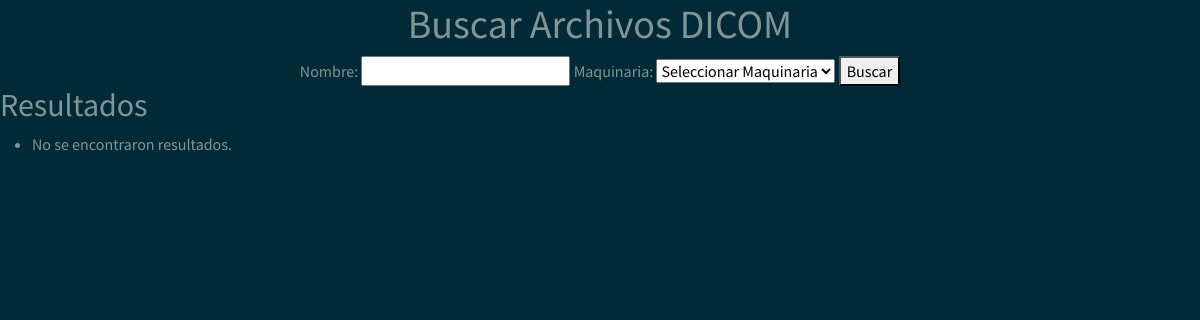
The app's page /session/buscar/, older data.
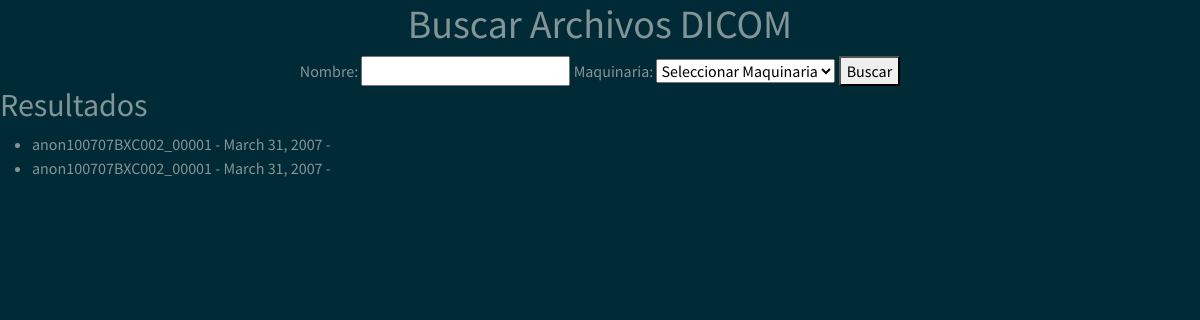
The same page, newer data.
### session/models.py (models this page shows, shortened)
class ArchivoDicom(models.Model):
    archivo = models.FileField(upload_to='archivos_dicom/')
    nombre_paciente = models.CharField(max_length=255)
    fecha = models.DateField(null=True, blank=True)  # Permitir que la fecha sea nula
    nombre_estudio = models.CharField(max_length=255,null=True)
    genero = models.CharField(max_length=10,null=True)
    nombre_maquinaria = models.CharField(max_length=255,null=True)
    imagen_indexada = models.ImageField(upload_to='imagenes_indexadas/', null=True, blank=True)

### session/views.py (the view)
# urls.py: path('buscar/', buscar_archivos,name = 'buscar_archivo_dicom'),
def buscar_archivos(request):
    nombre = request.GET.get('nombre', '')
    archivos = ArchivoDicom.objects.all()
    maq= ArchivoDicom.objects.values_list("nombre_maquinaria",flat=True).distinct()
    if nombre:
        archivos = archivos.filter(nombre_paciente__icontains=nombre)
    context = {
        'archivos': archivos,
        'maquinarias': list(maq),
        'nombre': nombre,
    }
    return render(request, 'buscar_archivos_dicom.html', context)

### session/templates/buscar_archivos_dicom.html (shortened to what this page needs)
<!DOCTYPE html>
<html lang="en">
<head>
    <link rel="stylesheet" type="text/css" href="https://bootswatch.com/5/solar/bootstrap.min.css">
</head>
<center>
<body>
    <h1>Buscar Archivos DICOM</h1>
    <form method="get" action="">
        <label for="nombre">Nombre:</label>
        <input type="text" id="nombre" name="nombre" value="{{ nombre }}">
        <label for="maquinaria">Maquinaria:</label>
        <select id="maquinaria" name="maquinaria">
            <option value="" selected disabled = true>Seleccionar Maquinaria</option>
        </select>
        <button type="submit">Buscar</button>
    </form>
    </center>
    <h2>Resultados</h2>
    <ul>
        {% if archivos %}
            {% for archivo in archivos %}
                <li>{{ archivo.nombre_paciente }} - {{ archivo.fecha }} - {{ archivo.maquinaria.nombre }}</li>
            {% endfor %}
        {% else %}
            <li>No se encontraron resultados.</li>
        {% endif %}
    </ul>
</body>
</html>

Row changes from the older to the newer data that the page shows:
added ArchivoDicom: nombre_paciente "anon100707BXC002_00001", fecha "March 31, 2007"
added ArchivoDicom: nombre_paciente "anon100707BXC002_00001", fecha "March 31, 2007"
Text that changed along with them:
text no longer shown: "No se encontraron resultados."
